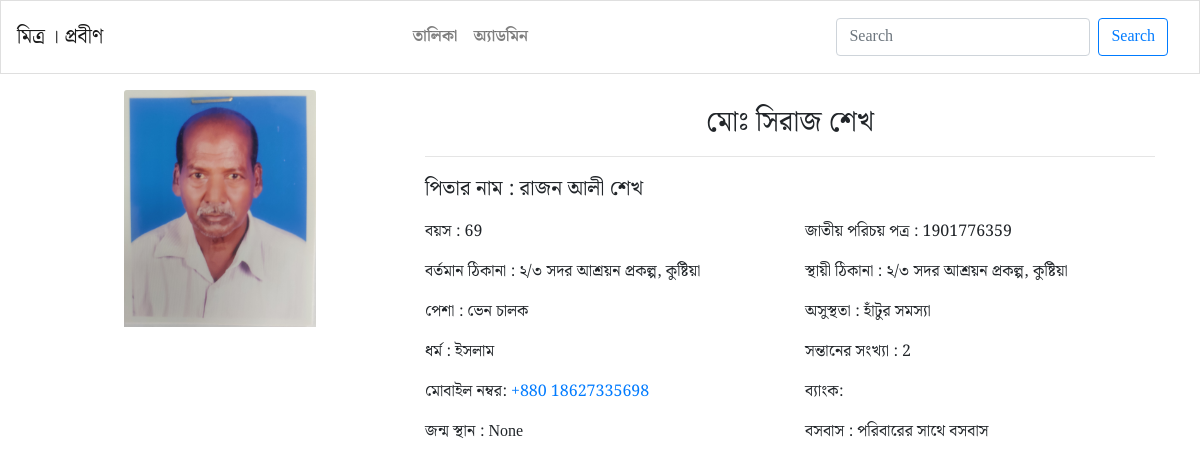
/core/2/, run on the app's committed database.
### core/models.py (models this page shows, shortened)
class Person(models.Model):
    form_number = models.CharField(max_length=8, null=True, blank=True)
    name = models.CharField(max_length=89)
    house_number = models.CharField(max_length=21, null=True, blank=True)
    birth_date = models.DateField(auto_now_add=False, null=True, blank=True)
    age = models.CharField(max_length=89)
    nid_number = models.CharField(max_length=89)
    mobile_number = models.CharField(max_length=89)
    father_name = models.CharField(max_length=89, blank=True, null=True)
    current_address = models.TextField(blank=True, null=True)
    permanent_address = models.TextField(blank=True, null=True)
    birth_place = models.CharField(max_length=89, blank=True, null=True, default='এখন ও যুক্ত করা হয় নাই')
    occupassion = models.CharField(max_length=89, blank=True, null=True)
    illness = models.CharField(max_length=89, blank=True, null=True)
    religion = models.CharField(max_length=55, blank=True, null=True)
    child_count = models.CharField(max_length=89, blank=True, null=True)
    living = models.CharField(max_length=144, blank=True, null=True)
    image = ResizedImageField(size=[640, 480], upload_to = 'old/resized/', blank=True, null=True)

### core/views.py (the view)
# urls.py: path("<int:pk>/", PersonDetailView.as_view(), name='person-detail'),
class PersonDetailView(DetailView):
    model = Person

### templates/core/person_detail.html
{% extends 'master.html' %}
{% block content %}
<div class="container">
    <div class="row justify-content-center">
        <div class="col-md-4 col-sm-4">
            <div class="text-right justify-content-center">
                <img class="card-img-top mx-auto d-block" src={{person.image.url}} alt="{{person.name}}" style="width:55%" width="21rem" height="89%">
            </div>
            <br>
        </div>
        <div class="col-md-8">
            <div class="">
                <div class="text-center mt-3">
                    <h3>{{person.name}}</h3> <hr class="text-primary">
                </div>
                <div class="mb-0">
                    <p style='font-size: 1.3rem'>পিতার নাম : {{person.father_name}}</p>
                </div>
                <div class="row mt-3">
                    <div class="col-sm-6 col-md-6">
                        বয়স : {{person.age}}
                    </div>
                    <div class="col-sm-6 col-md-6">
                        জাতীয় পরিচয় পত্র : {{person.nid_number}}
                    </div>
                </div>
                <div class="row mt-3">
                    <div class="col-sm-6">
                        বর্তমান ঠিকানা : {{person.current_address}}
                    </div>
                    <div class="col-sm-6">
                        স্থায়ী ঠিকানা : {{person.permanent_address}}
                    </div>
                </div>
                <div class="row mt-3">
                    <div class="col-sm-6">
                        পেশা : {{person.occupassion}}
                    </div>
                    <div class="col-sm-6">
                        অসুস্থতা : {{person.illness}}
                    </div>
                </div>
                <div class="row mt-3">
                    <div class="col-sm-6">
                        ধর্ম : {{person.religion}}
                    </div>
                    <div class="col-sm-6">
                        সন্তানের সংখ্যা : {{person.child_count}}
                    </div>
                </div>
                <div class="row justify-content-center mt-3">
                    <div class="col-sm-6">
                        মোবাইল নম্বর: <a href="tel:0{{person.mobile_number}}">+880 {{person.mobile_number}}</a>
                    </div>
                    <div class="col-sm-6">
                        ব্যাংক:
                    </div>
                </div>
                <div class="row justify-content-center mt-3">
                    <div class="col-md-6">
                        জন্ম স্থান : {{person.birth_place}}
                    </div>
                    <div class="col-md-6">
                        বসবাস : {{person.living}}
                    </div>
                </div>
            </div>
        </div>
    </div>
</div>
{% endblock content %}

### data on the page
Person: image (picture), name "মোঃ সিরাজ শেখ", father_name "রাজন আলী শেখ", age "69", nid_number "1901776359", current_address "২/৩ সদর আশ্রয়ন প্রকল্প, কুষ্টিয়া", permanent_address "২/৩ সদর আশ্রয়ন প্রকল্প, কুষ্টিয়া", occupassion "ভেন চালক", illness "হাঁটুর সমস্যা", religion "ইসলাম", child_count "2", mobile_number "18627335698", birth_place "None", living "পরিবারের সাথে বসবাস"
